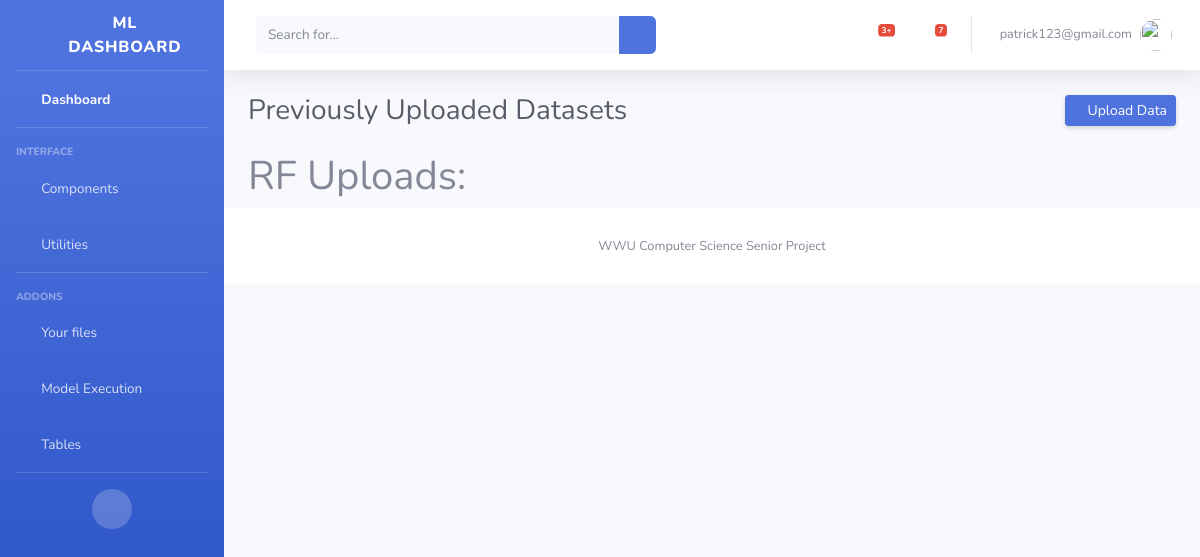
/polls/fileUploadList (signed in), run on an earlier commit of the app's database.
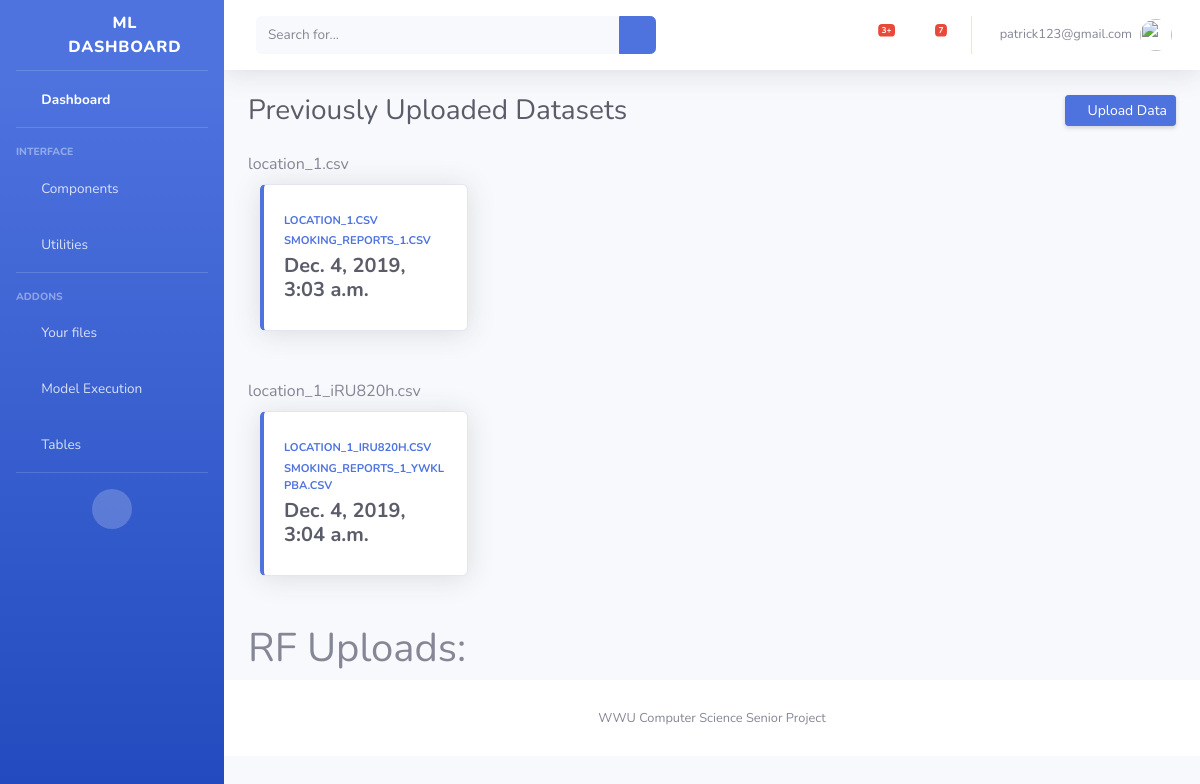
And on a later commit of the database.
### polls/models.py (models this page shows)
class ClusterFileUpload(models.Model):
    locationFile = models.FileField()
    smokingReportFile = models.FileField()
    uploadDate = models.DateTimeField(auto_now_add=True)
    ownerID = models.IntegerField()

### polls/views.py (the view)
# urls.py: path('fileUploadList', views.fileUploadList, name="fileUploadList"),
def fileUploadList(request):
    context = {
        'clusterFiles' : ClusterFileUpload.objects.filter(ownerID=request.user.id)
    }
    return render(request, 'polls/fileUploadList.html', context)

### polls/templates/polls/fileUploadList.html (shortened to what this page needs)
{% extends "polls/dashBase.html" %}
{% block content %}
<div class="container-fluid">
        <div class="d-sm-flex align-items-center justify-content-between mb-4">
        <h1 class="h3 mb-0 text-gray-800">Previously Uploaded Datasets</h1>
        <a href="{% url 'polls:fileUpload' %}" class="d-none d-sm-inline-block btn btn-sm btn-primary shadow-sm"><i class="fas fa-download fa-sm text-white-50 upload-button"></i> Upload Data</a>
        </div>
    {% for clusterFileUpload in clusterFiles.all %}
        <label for="{{ clusterFileUpload.locationFile.name }}">{{ clusterFileUpload.locationFile.name }}</label>
        <div class="col-xl-3 col-md-6 mb-4">
            <div class="card border-left-primary shadow h-100 py-2">
            <div class="card-body">
                <div class="row no-gutters align-items-center">
                <div class="col mr-2">
                    <div class="text-xs font-weight-bold text-primary text-uppercase mb-1">{{ clusterFileUpload.locationFile.name }}</div>
                    <div class="text-xs font-weight-bold text-primary text-uppercase mb-1">{{ clusterFileUpload.smokingReportFile.name }}</div>
                    <div class="h5 mb-0 font-weight-bold text-gray-800">{{ clusterFileUpload.uploadDate }}</div>
                </div>
                </div>
            </div>
            </div>
        </div>
        <br/>
    {% endfor %}
    <h1>RF Uploads:</h1>
</div>
{% endblock content %}

### polls/templates/polls/dashBase.html (shortened to what this page needs)
<!DOCTYPE html>
<html lang="en">
{% load static %}
<head>
  <link href="{% static 'polls/html_template/vendor/fontawesome-free/css/all.min.css' %}" rel="stylesheet" type="text/css">
  <link href="{% static 'polls/html_template/css/sb-admin-2.min.css' %}" rel="stylesheet">
  <link href="{% static 'polls/css/style.css' %}" rel="stylesheet">
</head>
<body id="page-top">
  <div id="wrapper">
    <ul class="navbar-nav bg-gradient-primary sidebar sidebar-dark accordion" id="accordionSidebar">
      <a class="sidebar-brand d-flex align-items-center justify-content-center" href="{% url 'polls:dashView' %}">
        <div class="sidebar-brand-icon rotate-n-15">
          <i class="fas fa-laugh-wink"></i>
        </div>
        <div class="sidebar-brand-text mx-3">ML Dashboard</div>
      </a>
      <hr class="sidebar-divider my-0">
      <li class="nav-item active">
        <a class="nav-link" href="{% url 'polls:index' %}">
          <i class="fas fa-fw fa-tachometer-alt"></i>
          <span>Dashboard</span></a>
      </li>
      <hr class="sidebar-divider">
      <div class="sidebar-heading">
        Interface
      </div>
      <li class="nav-item">
        <a class="nav-link collapsed" href="#" data-toggle="collapse" data-target="#collapseTwo" aria-expanded="true" aria-controls="collapseTwo">
          <i class="fas fa-fw fa-cog"></i>
          <span>Components</span>
        </a>
      </li>
      <li class="nav-item">
        <a class="nav-link collapsed" href="#" data-toggle="collapse" data-target="#collapseUtilities" aria-expanded="true" aria-controls="collapseUtilities">
          <i class="fas fa-fw fa-wrench"></i>
          <span>Utilities</span>
        </a>
      </li>
      <hr class="sidebar-divider">
      <div class="sidebar-heading">
        Addons
      </div>
      <li class="nav-item">
        <a class="nav-link" href="{% url 'polls:fileUploadList' %}">
          <i class="fas fa-fw fa-folder"></i>
          <span>Your files</span></a>
      </li>
      <li class="nav-item">
        <a class="nav-link" href="{% url 'polls:modelIndex' %}">
          <i class="fas fa-fw fa-chart-area"></i>
          <span>Model Execution</span></a>
      </li>
      <li class="nav-item">
        <a class="nav-link" href="{% url 'polls:tableView' %}">
          <i class="fas fa-fw fa-table"></i>
          <span>Tables</span></a>
      </li>
      <hr class="sidebar-divider d-none d-md-block">
      <div class="text-center d-none d-md-inline">
        <button class="rounded-circle border-0" id="sidebarToggle"></button>
      </div>
    </ul>
    <div id="content-wrapper" class="d-flex flex-column">
      <div id="content">
        <nav class="navbar navbar-expand navbar-light bg-white topbar mb-4 static-top shadow">
          <form class="d-none d-sm-inline-block form-inline mr-auto ml-md-3 my-2 my-md-0 mw-100 navbar-search">
            <div class="input-group">
              <input type="text" class="form-control bg-light border-0 small" placeholder="Search for..." aria-label="Search" aria-describedby="basic-addon2">
              <div class="input-group-append">
                <button class="btn btn-primary" type="button">
                  <i class="fas fa-search fa-sm"></i>
                </button>
              </div>
            </div>
          </form>
          <ul class="navbar-nav ml-auto">
            <li class="nav-item dropdown no-arrow mx-1">
              <a class="nav-link dropdown-toggle" href="#" id="alertsDropdown" role="button" data-toggle="dropdown" aria-haspopup="true" aria-expanded="false">
                <i class="fas fa-bell fa-fw"></i>
                <span class="badge badge-danger badge-counter">3+</span>
              </a>
            </li>
            <li class="nav-item dropdown no-arrow mx-1">
              <a class="nav-link dropdown-toggle" href="#" id="messagesDropdown" role="button" data-toggle="dropdown" aria-haspopup="true" aria-expanded="false">
                <i class="fas fa-envelope fa-fw"></i>
                <span class="badge badge-danger badge-counter">7</span>
              </a>
            </li>
            <li class="nav-item dropdown no-arrow">
              <a class="nav-link dropdown-toggle" href="#" id="userDropdown" role="button" data-toggle="dropdown" aria-haspopup="true" aria-expanded="false">
                <span class="mr-2 d-none d-lg-inline text-gray-600 small">{{user.username}}</span>
                <img class="img-profile rounded-circle" src="https://source.unsplash.com/QAB-WJcbgJk/60x60">
              </a>
            </li>
          </ul>
        </nav>
        {% block content %}{% endblock %}
      <footer class="sticky-footer bg-white">
        <div class="container my-auto">
          <div class="copyright text-center my-auto">
            <span>WWU Computer Science Senior Project</span>
          </div>
        </div>
      </footer>
    </div>
  </div>
    </body>
</html>

### polls/static/polls/css/style.css (style rules this page uses)
li a { color: green; }
.upload-button { transform: rotateX(180deg); }

What changed in the data, as far as the page shows it:
added ClusterFileUpload: locationFile.name "location_1.csv", locationFile.name "LOCATION_1.CSV", smokingReportFile.name "SMOKING_REPORTS_1.CSV", uploadDate "Dec. 4, 2019, 3:03 a.m."
added ClusterFileUpload: locationFile.name "location_1_iRU820h.csv", locationFile.name "LOCATION_1_IRU820H.CSV", smokingReportFile.name "SMOKING_REPORTS_1_YWKLPBA.CSV", uploadDate "Dec. 4, 2019, 3:04 a.m."
